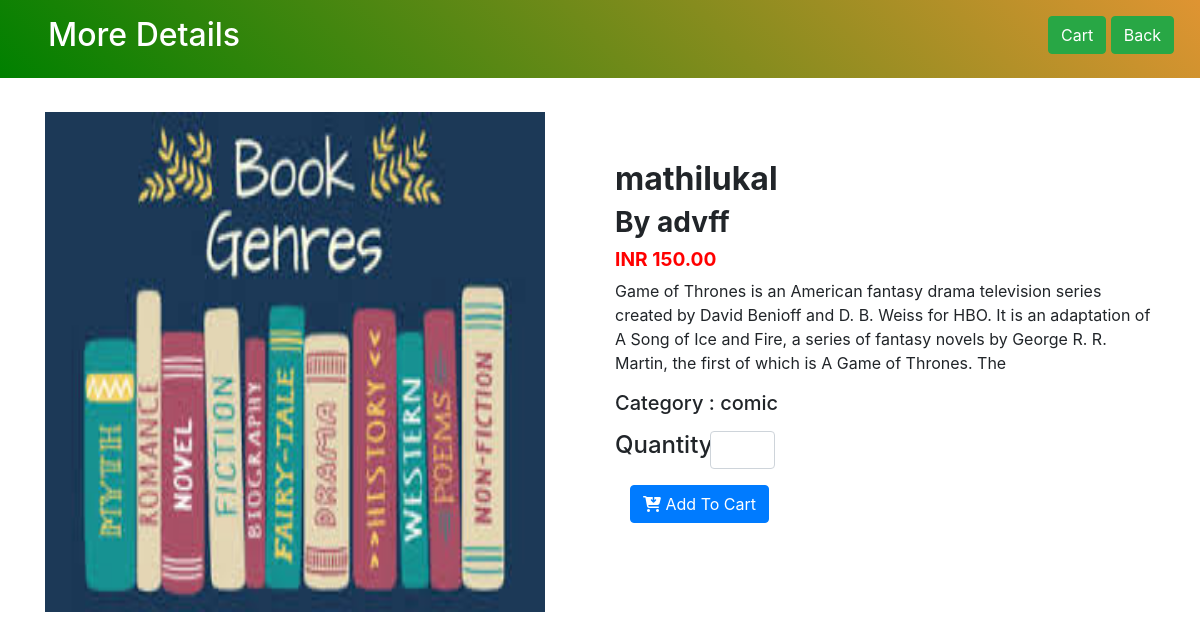
/single.php?id=67, run on the app's committed database.
### tables this page shows
CREATE TABLE `books` (
  `book_id` int(11) NOT NULL,
  `name` varchar(100) NOT NULL,
  `author` varchar(255) NOT NULL,
  `description` varchar(255) NOT NULL,
  `price` int(255) NOT NULL,
  `image` varchar(255) NOT NULL,
  `category` varchar(255) NOT NULL
);

### single.php (the view, shortened to what this page needs)
<?php
 $conn = mysqli_connect('localhost', 'root', '' , 'bookstore');
if(isset($_GET['id'])){
    $book_id = $_GET['id'];
    $sql = "SELECT * FROM books  WHERE book_id='$book_id' ";
    $result = mysqli_query($conn, $sql);
$row = mysqli_fetch_assoc($result );
$name  = $row['name'];
$price  = $row['price'];
$author  = $row['author'];
$description  = $row['description'];
$image  = $row['image'];
}
?>
 <!DOCTYPE html>
<html lang="en">
<head>
    <link rel="stylesheet" href="https://maxcdn.bootstrapcdn.com/bootstrap/4.0.0/css/bootstrap.min.css">
</head>
<body>
    <header class="" style="position: fixed; width: 100%; z-index: 1; background: linear-gradient(45deg, green,rgb(223, 148, 50));">
        <div class="container-fluid">
          <div class="row  text-white">
              <div class="col-md-10 col-9 p-3 pl-5">
               <H2>More Details</H2>
              </div>
              <div class="col-md-2 col-3 p-3 pl-5">
              <a href=""class="btn btn-success ">Cart</a>
              <a href="comic.php"class="btn btn-success">Back</a>
              </div>
              </div>
              </div>
</header>
<section class="" >
    <div class="container " style="padding-top:7rem";>
    <div class="row text-black">
        <div class="col-md-6  ">
            <img src="<?php echo $image ?>" alt="" class='img-fluid' style='height:500px;width:500px;'>
        </div>
        <div class="col-md-6 pt-5">
        <h2><b><?php echo $name ?></b></h2>
        <h3><b>By <?php echo $author ?></b></h3>
        <h2 style="font-size:larger; color:red;"><b>INR <?php echo  $price ?>.00 </b></h2>
<p>     <?php echo $description ?></p>
<p><h5 style="font-size:x-smaller; ">Category : <?php echo $row['category']; ?> </h5></p>
<div class="row">
<div class="col-md-2">
 <h4>Quantity   <h4>
</div>
<div class="col-md-2">
<form action='addToCart.php'>
        <input type="number" class='form-control' name='quantity'>
</div>
</div>
<p>
<p>    <div class="col-md-4">
    <button  type='submit' class="btn btn-primary btn-xs pull-right"  >
                        <i class="fa fa-cart-arrow-down"></i> Add To Cart
                    </button>
    </div>
</div>
</div>
</div>
</section>
</body>
</html>

### data on the page
books: image (picture), name "mathilukal", author "advff", price "150", description "Game of Thrones is an American fantasy drama television series created by David Benioff and D. B. Weiss for HBO. It is an adaptation of A Song of Ice and Fire, a series of fantasy novels by George R. R. Martin, the first of which is A Game of Thrones. The", category "comic"
